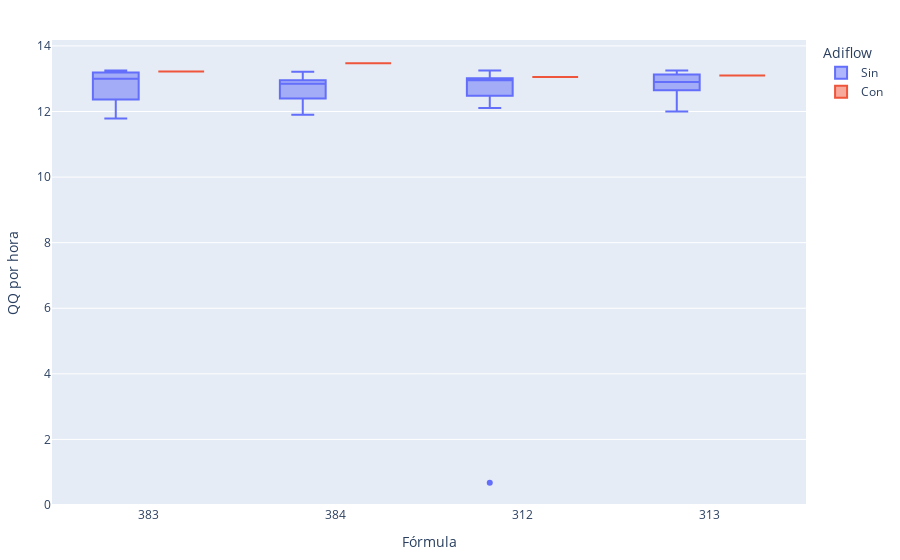

Write notebook code for a chart like this one.
### Code cell
import plotly.express as px

fig = px.box(
    df[df["Humedad Entrada"]>0],
    x="Fórmula",
    y="Humedad Entrada",
    color="Adiflow",        # ← hue en plotly
    points="outliers"       # "all" para mostrar todos los puntos
)

# Opcional: orden y colores
fig.update_layout(
    legend_title_text="Adiflow",
    xaxis_title="Fórmula",
    yaxis_title="QQ por hora",
    margin=dict(l=20, r=20, t=40, b=20),
)

# Horizontal:
# fig = px.box(by_group, y="Fórmula", x="qq_hora", color="Adiflow", points="outliers")

fig.show()

### Figure 1 — Plotly figure (JSON) as saved in the notebook; plotly's stock layout.template omitted (floating-point values rounded to 4 significant figures)
{"data": [{"alignmentgroup": "True", "boxpoints": "outliers", "hovertemplate": "Adiflow=Sin<br>Fórmula=%{x}<br>Humedad Entrada=%{y}<extra></extra>", "legendgroup": "Sin", "marker": {"color": "#636efa"}, "name": "Sin", "notched": false, "offsetgroup": "Sin", "orientation": "v", "showlegend": true, "type": "box", "x": ["383", "383", "383", "383", "383", "383", "383", "383", "383", "383", "383", "384", "384", "384", "384", "384", "384", "384", "384", "384", "384", "312", "312", "312", "312", "312", "312", "312", "312", "312", "312", "312", "313", "313", "313", "313", "313", "313", "313", "313", "313", "313", "313", "313"], "x0": " ", "xaxis": "x", "y": [12.85, 12.95, 12.05, 13.25, 13.25, 13.24, 13, 11.79, 13.05, 13, 12.2, 12.95, 12.85, 12.4, 12.2, 13.21, 12.95, 11.9, 12.95, 12.5, 12.85, 0.68, 13, 12.69, 12.6, 13.02, 13.25, 13.1, 12.95, 12.11, 12.44, 12.95, 12.9, 13.2, 12.9, 12.6, 13.1, 13.15, 13.05, 12.61, 12, 13.25, 12.85, 12.69], "y0": " ", "yaxis": "y"}, {"alignmentgroup": "True", "boxpoints": "outliers", "hovertemplate": "Adiflow=Con<br>Fórmula=%{x}<br>Humedad Entrada=%{y}<extra></extra>", "legendgroup": "Con", "marker": {"color": "#EF553B"}, "name": "Con", "notched": false, "offsetgroup": "Con", "orientation": "v", "showlegend": true, "type": "box", "x": ["383", "384", "312", "313"], "x0": " ", "xaxis": "x", "y": [13.22, 13.47, 13.05, 13.1], "y0": " ", "yaxis": "y"}], "layout": {"boxmode": "group", "legend": {"title": {"text": "Adiflow"}, "tracegroupgap": 0}, "margin": {"b": 20, "l": 20, "r": 20, "t": 40}, "xaxis": {"anchor": "y", "domain": [0, 1], "title": {"text": "Fórmula"}}, "yaxis": {"anchor": "x", "domain": [0, 1], "title": {"text": "QQ por hora"}}}}
